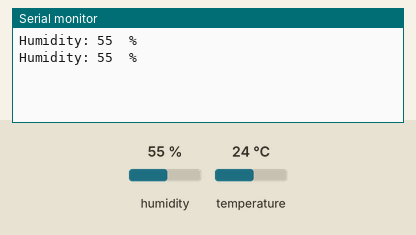
Simulated run of this sketch. Board: Arduino Uno, built with avr-gcc and run on an emulated ATmega328P. On the bench: the last lines printed to the serial monitor. The test bench sets the inputs (shaded band); at power-on: humidity 55 %, temperature 24 °C.

Above: at 2.3 s.
2.4 s: humidity set to 22 %
At 4.3 s:
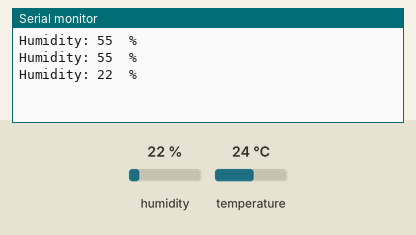
4.5 s: humidity set to 40 %
At 5.8 s:
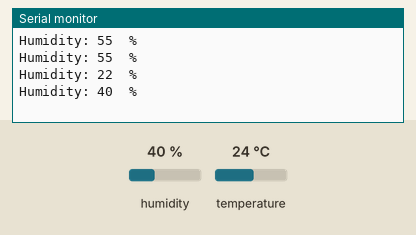
Timing chart, 0 to 7.5 s (numbered marks = the images above; inputs shaded):
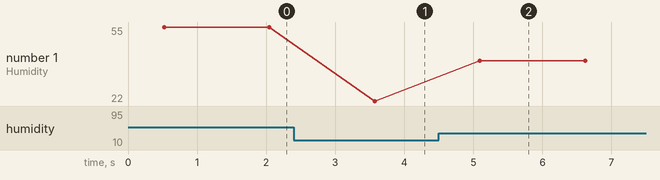

Measured:
- after the input at 2.4 s, the serial monitor: prints a new line after 1.2 s (image 1)
- after the input at 4.5 s, the serial monitor: prints a new line after 0.59 s (image 2)
- plotted number 1: 55 → 22 after the input at 2.4 s, 22 → 40 after the input at 4.5 s

The sketch:

lab03_06.ino
```cpp
#include <DHT11.h>
DHT11 dht11(13);

void setup()
{
  Serial.begin(9600);
}

void loop()
{
  int humidity = dht11.readHumidity();
  Serial.print("Humidity: ");
  Serial.print(humidity);
  Serial.println("  %");
  delay(1000);
}
```
